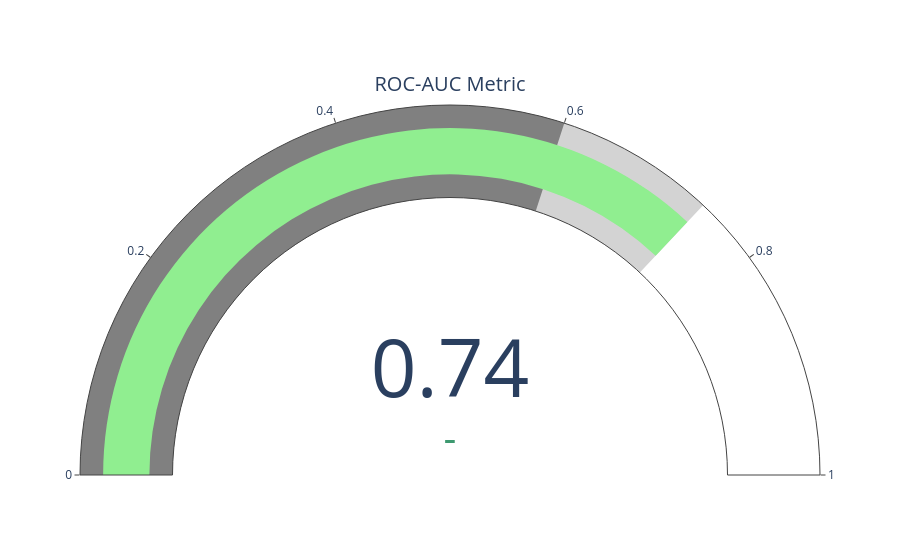

Notebook code for this chart:
### Code cell
print(f"Лучшие параметры, выбранные оптуной: {study.best_params}")

# TODO неудобно, что модели/скейлеры надо добавлять в двух местах - надо переделать

# Извлекаем лучшие параметры из Optuna
best_params = study.best_params
################################################################################
# Сборка модели
# Ridge
if best_params['model_type'] == 'Log':
    model = LogisticRegression(
        C=best_params['log_C'],
        max_iter=best_params['log_max_iter'],
        class_weight=best_params['log_class_weight'],
        random_state=RANDOM_STATE
    )
# DecisionTree
elif best_params['model_type'] == 'DecisionTree':
    model = DecisionTreeClassifier( 
        max_depth=best_params['max_depth'],
        min_samples_split=best_params['min_samples_split'],
        min_samples_leaf=best_params['min_samples_leaf'],
        max_features=best_params['max_features'],
        random_state=RANDOM_STATE)
# KNN
elif best_params['model_type'] == 'Knn':
    model = KNeighborsClassifier(
        n_neighbors=best_params['knn_n_neighbors'],
        metric=best_params['knn_metric']
    )
# Forest
elif best_params['model_type'] == 'Forest':
    model = RandomForestClassifier(
        max_depth=best_params['max_depth'],
        min_samples_split=best_params['min_samples_split'],
        min_samples_leaf=best_params['min_samples_leaf'],
        n_estimators=best_params['n_estimators'],
        max_features=best_params['max_features'],
        random_state=RANDOM_STATE
    )
# SVC
elif best_params['model_type'] == 'SVC':
    model = SVC(
        C=best_params['svc_C'],
        kernel=best_params['svc_kernel'],
        gamma=best_params['svc_gamma'],
        class_weight=best_params['svc_class_weight']
    )
################################################################################
# Выбор скейлера
# Standard
if best_params['scaler_type'] == 'Standard':
    scaler = StandardScaler()
# MinMax
elif best_params['scaler_type'] == 'MinMax':
    scaler = MinMaxScaler()
# Robust
elif best_params['scaler_type'] == 'Robust':
    scaler = RobustScaler()
# Norm
elif best_params['scaler_type'] == 'Norm':
    scaler = Normalizer()
################################################################################
# Сборка пайпов
data_preprocessor = ColumnTransformer(
        [
            ('ohe', ohe_pipe, ohe_encoder_feature),
            #('ord', ord_pipe, ord_encoder_feature),
            ('num', scaler, numerical_features)
        ], 
        remainder='passthrough'
    )
    
# Собираем полный пайплайн
final_pipeline = Pipeline([
    ('preprocessor', data_preprocessor),
    ('model', model)
])
################################################################################
# Обучение и рассчет метрики на тестовой выборке
final_pipeline.fit(X_train, y_train)
#y_pred = final_pipeline.predict(X_test)
preds = final_pipeline.predict_proba(X_test)
test_roc_auc = roc_auc_score(y_test, preds[:,1])
################################################################################
# Вывод
print(f"ROC-AUC на тестовой выборке: {test_roc_auc:.2f}")
print(f"Критерий успеха: {'Выполнен' if test_roc_auc >= 0.6 else 'Не выполнен'}")
draw_success_indicator(test_roc_auc, metr_type='roc_auc', success_threshold=0.6)

### Figure 1 — Plotly figure (JSON) as saved in the notebook; plotly's stock layout.template omitted (floating-point values rounded to 4 significant figures)
{"data": [{"delta": {"reference": 0.7398}, "domain": {"x": [0, 1], "y": [0, 1]}, "gauge": {"axis": {"range": [0, 1]}, "bar": {"color": "lightgreen"}, "steps": [{"color": "lightgray", "range": [0, 0.7398]}, {"color": "gray", "range": [0, 0.6]}]}, "mode": "gauge+number+delta", "title": {"text": "ROC-AUC Metric"}, "type": "indicator", "value": 0.7398}], "layout": {}}
